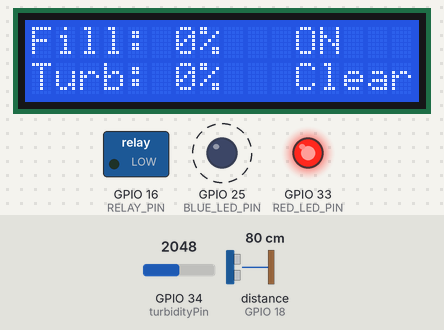
Simulated run of this sketch. Board: ESP32. On the bench: 16×2 character LCD, switched loads named in the sketch (green lamp = pin HIGH), output pins drawn as LEDs (lit = HIGH). Wiring (inferred from the names in the program): ultrasonic range finder: trigger GPIO 5; echo GPIO 18. Dashed ring = blinking. The inputs (shaded band) are chosen by the test bench; at power-on: distance to the obstacle (sensor on GPIO 18) 80 cm, GPIO 34 (turbidityPin) = 2048. The echo pulse lasts 58.3 µs per cm; WiFi joins after 1.5 s; servers stay silent unless stated; uploads are accepted with an empty reply; pins used as bus, display or sensor lines are not drawn; what the sketch prints to the serial monitor is not drawn.

Above: at 5.4 s.
5.5 s: distance to the obstacle (sensor on GPIO 18) set to 5 cm
At 9.1 s:
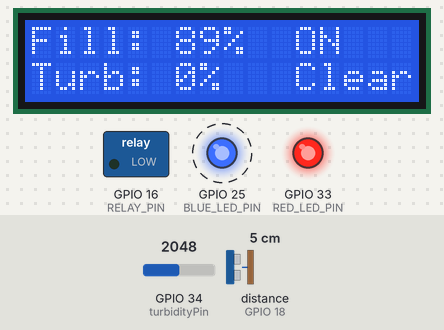
11.9 s: distance to the obstacle (sensor on GPIO 18) set to 2 cm
At 15.8 s:
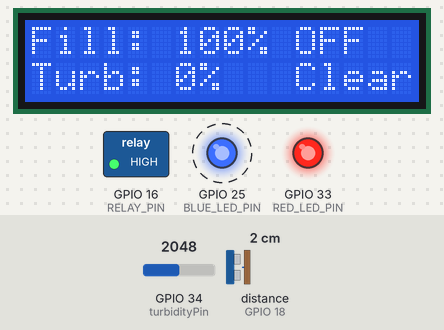
17.5 s: GPIO 34 (turbidityPin) set to 733
21.7 s: GPIO 34 (turbidityPin) set to 655
At 27.1 s:
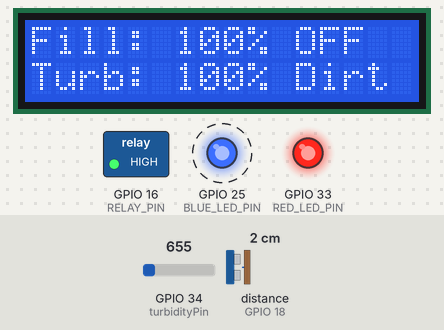
28.1 s: distance to the obstacle (sensor on GPIO 18) set to 4 cm
At 31.6 s:
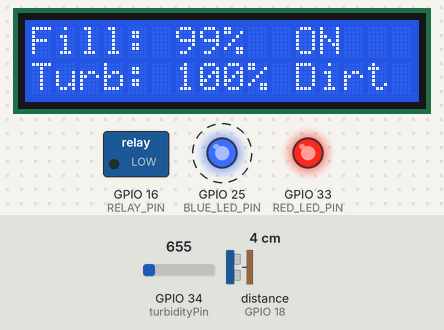
33.3 s: GPIO 34 (turbidityPin) set to 1228
At 38.3 s:
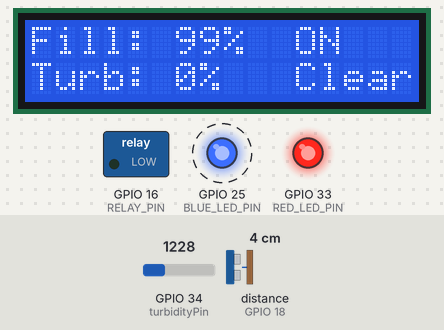
Timing chart, 0 to 40.0 s (numbered marks = the images above; inputs shaded):
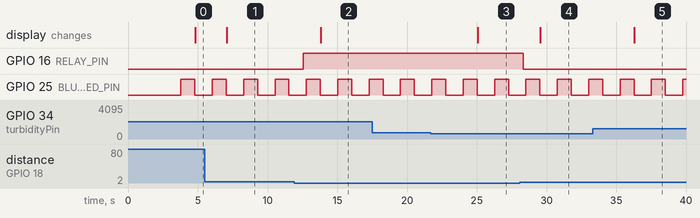

Measured:
- the behaviour switches between 4 and 3 cm on distance to the obstacle (sensor on GPIO 18) (found by bisection; images 1 and 2)
- the behaviour switches between 683 and 682 on GPIO 34 (turbidityPin) (found by bisection; images 2 and 3)
- after the input at 5.5 s, the display: changes after 1.6 s (image 1)
- after the input at 11.9 s, GPIO 16 (RELAY_PIN): LOW → HIGH after 0.68 s; the display: changes after 1.9 s (image 2)
- after the input at 21.7 s, the display: changes after 3.4 s (image 3)
- after the input at 28.1 s, GPIO 16 (RELAY_PIN): HIGH → LOW after 0.22 s; the display: changes after 1.5 s (image 4)
- after the input at 33.3 s, the display: changes after 3.0 s (image 5)
- by itself, GPIO 25 (BLUE_LED_PIN): alternates HIGH for 1.0 s and LOW for 1.2 s

The sketch:

ESP32-code.ino
```cpp
#include <WiFi.h>
#include <HTTPClient.h>
#include <LiquidCrystal_I2C.h> //for lcd display
#include <Wire.h> // Wire library is included for I2C communication

// Initialize the LCD, address 0x27 is common for most I2C modules.
LiquidCrystal_I2C lcd(0x27, 16, 2);

#define TRIG_PIN 5   // Pin connected to HC-SR04 Trig
#define ECHO_PIN 18  // Pin connected to HC-SR04 Echo
#define RELAY_PIN 16 // Pin connected to Relay module
#define RED_LED_PIN 33 // Pin connected to the red LED (Wi-Fi status)
#define BLUE_LED_PIN 25 // Pin connected to the blue LED (Data sent status)

const int turbidityPin = 34; // ESP32 ADC Pin

// WiFi credentials (Stores the SSID and password to connect to the Wi-Fi)
const char* ssid = "Dialog 4G 722";        //network SSID
const char* password = "7fB351AD"; // network password

// Server URL
const char* serverURL = "http://192.168.8.187/esp32_project/insert_data.php";  // server IP

long duration;
float distance;
const float TANK_DISTANCE = 13.71;  // Maximum distance threshold in cm
const float MAX_DISTANCE = 13.71;  // Maximum distance Distance in cm
const float MIN_DISTANCE = 4.0;   // Minimum distance Distance in cm
const float voltageClear = 0.55;   // Voltage for clear water (0 NTU)
const float voltageTurbid = 0.5;  // Voltage for 1000 NTU (dirty water)
const float maxNTU = 10.0;
const float NTU_THRESHOLD = 4.0;   // Turbidity threshold

// Define LED states based on active LOW(Inverse)
#define LED_ON LOW
#define LED_OFF HIGH

// blinking of the red LED that indicates Wi-Fi connection
unsigned long previousBlinkTime = 0;
const long blinkInterval = 1000; // 1 second interval
bool ledState = false; // Current state of the red LED

// Function Declarations
void connectToWiFi();
void checkWiFiStatus();
float mapVoltageToNTU(float voltage);

void setup() {
  Serial.begin(115200); //Serial Communication
  Wire.begin();  // Initialize I2C communication
  Serial.println("\nI2C Scanner");

  // Initialize the LCD
  lcd.begin(16, 2);  // Set LCD for 16 columns and 2 rows
  lcd.backlight();   // Turn on the backlight

  lcd.setCursor(0, 0);
  lcd.print("WATERMAX");
  delay(2000);

  // Setup pins
  pinMode(TRIG_PIN, OUTPUT);
  pinMode(ECHO_PIN, INPUT);
  pinMode(RELAY_PIN, OUTPUT);
  pinMode(RED_LED_PIN, OUTPUT);
  pinMode(BLUE_LED_PIN, OUTPUT);

  // Start with the relay off and LEDs off
  digitalWrite(RELAY_PIN, LOW);
  digitalWrite(RED_LED_PIN, LOW);
  digitalWrite(BLUE_LED_PIN, LOW);

  // Connect to Wi-Fi
  connectToWiFi();
}

void loop() {
  //  Regularly checks the Wi-Fi status
  checkWiFiStatus();

  // I2C scanning part for debugging
  byte error, address;
  int nDevices = 0;

  Serial.println("Scanning...");

  // Scanning Loop
  for (address = 1; address < 127; address++) {
    Wire.beginTransmission(address);
    error = Wire.endTransmission();

   // Device Detection
    if (error == 0) {
      Serial.print("I2C device found at address 0x");
      if (address < 16) Serial.print("0");
      Serial.print(address, HEX);
      Serial.println(" !");
      nDevices++;
    }
  }

  // Ultrasonic sensor code
  digitalWrite(TRIG_PIN, LOW);
  delayMicroseconds(2);
  digitalWrite(TRIG_PIN, HIGH);
  delayMicroseconds(10);
  digitalWrite(TRIG_PIN, LOW);
  duration = pulseIn(ECHO_PIN, HIGH);
  distance = duration / 58.2;  // Convert time to distance in cm

// Fill Percentage Calculation
float fillPercentage = (((MAX_DISTANCE - MIN_DISTANCE)- (distance - MIN_DISTANCE)) / (MAX_DISTANCE - MIN_DISTANCE)) * 100.0;

//Ensures the fill percentage is between 0 and 100 and casts it to an integer for easier display
fillPercentage = constrain(fillPercentage, 0, 100);
int distancePercentage = (int)fillPercentage;

  // calculates the turbidity percentage.
  int sensorValue = analogRead(turbidityPin);
  float voltage = (sensorValue / 4095.0) * 3.3; // ESP32 has a 12-bit ADC
  float ntu = mapVoltageToNTU(voltage);
  int turbidityPercentage = (ntu / maxNTU) * 100;

    // Ensures the turbidity percentage remains within the range of 0 to 100.
  if (turbidityPercentage < 0) turbidityPercentage = 0;
  if (turbidityPercentage > 100) turbidityPercentage = 100;

  // Motor status based on distance
  String motorStatus;
  if (distance <= MIN_DISTANCE) {
    motorStatus = "OFF";    // Turn ON the motor if distance is below or equal to MIN_DISTANCE
    digitalWrite(RELAY_PIN, HIGH);
  } else if (distance <= MAX_DISTANCE) {
    motorStatus = "ON";   // Turn OFF the motor if distance is greater than or equal to MAX_DISTANCE
    digitalWrite(RELAY_PIN, LOW);
  } else {
    motorStatus = "ON";   // Default motor status is OFF
    digitalWrite(RELAY_PIN, LOW);
  }

  // Determine if water is clear or dirty based on NTU value
  String waterQuality = (ntu <= NTU_THRESHOLD) ? "Clear" : "Dirt";

  // Send data to server
  if (WiFi.status() == WL_CONNECTED) { //Checks if connected to Wi-Fi
    HTTPClient http;
    http.begin("http://192.168.8.187/esp32_project/insert_data.php"); // SURL
    http.addHeader("Content-Type", "application/x-www-form-urlencoded"); // content-type

    // Prepares the HTTP POST request data by formatting it as a URL-encoded string
    String httpRequestData = "Turbid_Percentage=" + String(turbidityPercentage)
                           + "&Turbidity_Value=" + String(ntu, 3)
                           + "&Distance_Percentage=" + String(distancePercentage)
                           + "&Ultra_Sonic_Distance=" + String(distance, 2)
                           + "&Motor_Status=" + motorStatus;

    Serial.print("Data sent: ");
    Serial.println(httpRequestData); // Print the data being sent for verification

    int httpResponseCode = http.POST(httpRequestData); //  data to the server using an HTTP POST request

    if (httpResponseCode > 0) {
      String response = http.getString(); // Get the response to the request
      Serial.println(httpResponseCode);   // Print response code in serial monitor
      Serial.println(response);           // Print server response

      // Blink blue LED on successful data send
      digitalWrite(BLUE_LED_PIN, HIGH);
      delay(1000);
      digitalWrite(BLUE_LED_PIN, LOW);

      //Error Handling
    } else {
      Serial.print("Error on sending POST: ");
      Serial.println(httpResponseCode);
    }

    http.end(); // Close the connection
  }

// Display the values on the LCD
  lcd.clear();
  lcd.setCursor(0, 0);  // First row
  lcd.print("Fill: ");
  lcd.print(distancePercentage, 1);  // Display fill percentage with 1 decimal
  lcd.print("%");

  lcd.setCursor(0, 1);  // Second row
  lcd.print("Turb: ");
  lcd.print(turbidityPercentage, 1);  // Display turbidity percentage with 1 decimal
  lcd.print("%");

  lcd.setCursor(11, 1);  // Continue on the second row
  lcd.print(waterQuality);  // Display "Dirt" or "Clear"

  lcd.setCursor(11, 0);  // First row
  lcd.print(motorStatus);   // Display motor status

  //for varification
  Serial.println(ntu);
  Serial.println(voltage);
  Serial.println(distance);

  delay(1000); // Delay between readings
}

// Function to map voltage to NTU based on calibration
float mapVoltageToNTU(float voltage) {
  if (voltage >= voltageClear) {
    return 0.0; // Clear water
  } else if (voltage >= voltageTurbid) {
    return maxNTU; // Very turbid water
  } else {
    return maxNTU * ((voltageClear - voltage) / (voltageClear - voltageTurbid)); // Linear interpolation
  }
}

// Function to connect to Wi-Fi
//Wi-Fi Connection Attempt
void connectToWiFi() {
  WiFi.begin(ssid, password);
  Serial.print("Connecting to WiFi");
  while (WiFi.status() != WL_CONNECTED) {
    // Blink the red LED to indicate connection attempt
    unsigned long currentMillis = millis();
    if (currentMillis - previousBlinkTime >= blinkInterval) {
      previousBlinkTime = currentMillis;
      ledState = !ledState;  // Toggle the LED state
      digitalWrite(RED_LED_PIN, ledState ? LED_ON : LED_OFF);  // Blink the LED
    }
    delay(500);
    Serial.print("."); //printing a dot every half-second.
  }
  Serial.println("\nConnected to WiFi");
  digitalWrite(RED_LED_PIN, LED_OFF);  // Turn off the red LED when connected
}

// Function to check Wi-Fi status and reconnect if needed
void checkWiFiStatus() {
  if (WiFi.status() != WL_CONNECTED) {
    Serial.println("Wi-Fi connection lost. Reconnecting...");
    connectToWiFi();  // Reconnect to Wi-Fi
  }
}
```
